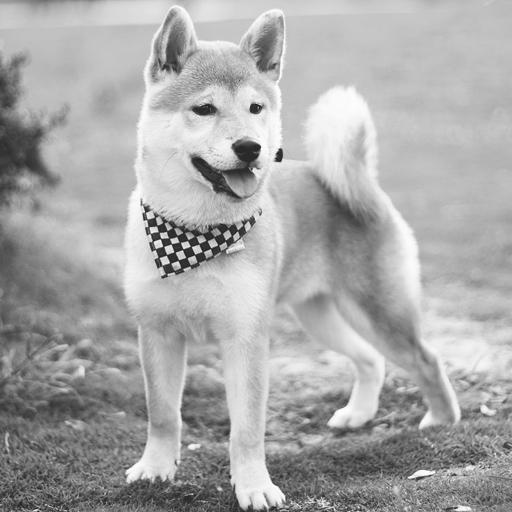
%> input picture LiQi_Image/work2/代码/test_gray.jpg, 512 x 512 px
$ octave dct_main.m   (GNU Octave 9; MATLAB toolbox functions it lacks are replaced by stand-ins)
%> lines starting %> are read from the running program, lines starting %| are printed output that depends on the picture
### LiQi_Image/work2/代码/my_dct.m
function Y=my_dct(X)
X=double(X);
[m,n]=size(X);
A = zeros(m);
for i = 0:m-1
    for j = 0:n-1
        if i == 0
            a = sqrt(1/m);
        else
            a = sqrt(2/m);
        end
        A(i+1,j+1) = a*cos((j+0.5)*pi*i/m);
    end
end
Y=A*X*A';

### LiQi_Image/work2/代码/ex3.m
function Y=ex3(X)
mask=[1 1 1 1 1 0 0 0
      1 1 1 1 0 0 0 0
      1 1 1 0 0 0 0 0
      1 1 0 0 0 0 0 0
      0 0 0 0 0 0 0 0
      0 0 0 0 0 0 0 0
      0 0 0 0 0 0 0 0
      0 0 0 0 0 0 0 0;];
X=double(X);
A = zeros(8);
for i = 0:7
    for j = 0:7
        if i == 0
            a = sqrt(1/8);
        else
            a = sqrt(2/8);
        end
        A(i+1,j+1) = a*cos((j+0.5)*pi*i/8);
    end
end
 Y=X.*mask;

### LiQi_Image/work2/代码/my_idct.m
function Y=my_idct(X)
X=double(X);
[m,n]=size(X);
A = zeros(m);
for i = 0:m-1
    for j = 0:m-1
        if i == 0
            a = sqrt(1/m);
        else
            a = sqrt(2/m);
        end
        A(i+1,j+1) = a*cos((j+0.5)*pi*i/m);
    end
end
Y=A'*X*A;

### LiQi_Image/work2/代码/RMSE.m
function f=RMSE(h1,h2)
s=size(size(h1));
if s(2)==2
    f1=h1;
    f2=h2;
else
    f1=rgb2gray(h1);
    f2=rgb2gray(h2);
end
G1=double(f1);
G2=double(f2);
[m1,n1]=size(G1);
[m2,n2]=size(G2);
m=min(m1,m2);
n=min(n1,n2);
c=0;
for i=1:m
    for j=1:n
        w=G1(i,j)-G2(i,j);
        c=c+w^2;
    end
end
f=sqrt(c/(m*n));

### LiQi_Image/work2/代码/dct_main.m
img = imread('test_gray.jpg');
%> img is the input picture: size 512x512 uint8; min 16, max 255, mean 169.1

% [6 lines of commented-out code are left out]

fun1=@(block_struct) my_dct(block_struct.data);%实验1&3使用的代码，实验1&3时取消注释该语句
fun2=@(block_struct) my_idct(block_struct.data);%实验1&3使用的代码，实验1&3时取消注释该语句
fun3=@(block_struct) ex3(block_struct.data);   %实验3使用的代码，实验3时取消注释该语句

imgdct = blockproc(img,[8,8],fun1);%分块，再作DCT变换       %实验1&3使用的代码，实验1&3时取消注释该语句
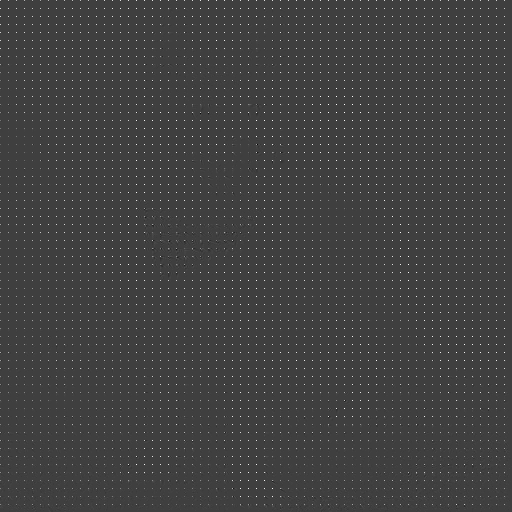
%> imgdct: size 512x512 double; min -669.9, max 2008, mean 21.1; drawn with min black and max white
imgdct=blockproc(imgdct,[8,8],fun3);%用ex3函数对DCT变换后的矩阵处理，保留有限个交流分量           %实验3使用的代码，实验3时取消注释该语句
imgidct = blockproc(imgdct,[8,8],fun2);%分块，再作IDCT变换  %实验1&3使用的代码，实验1&3时取消注释该语句
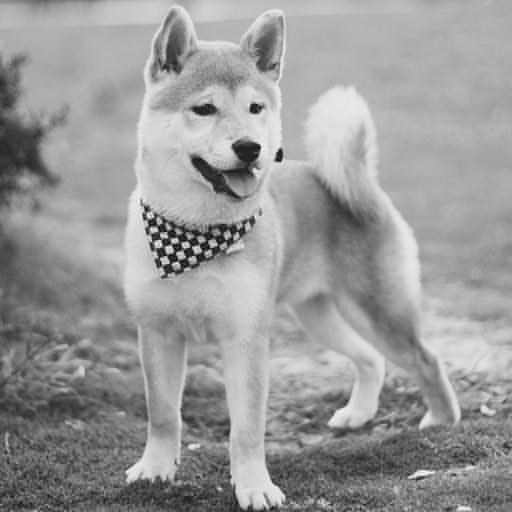
%> imgidct: size 512x512 double; min 3.57, max 277.2, mean 169.1; drawn with min black and max white

figure (1)
imshow(img);
title('原始图象')

figure(2)
A=uint8(imgdct);
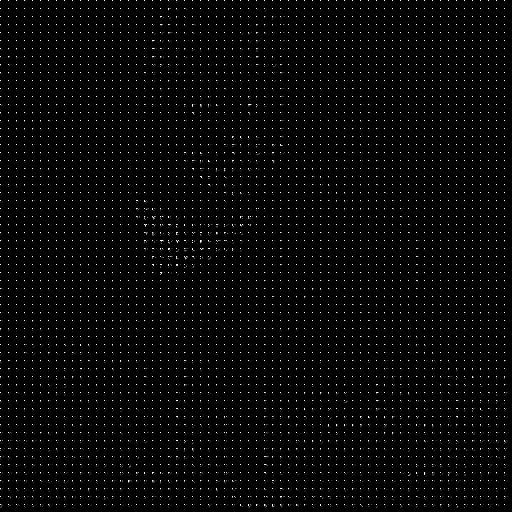
%> A: size 512x512 uint8; min 0, max 255, mean 5.6
imshow(A);
title('DCT变换图象');

figure(3)
B=uint8(imgidct);
imshow(B);
title('DCT逆变换图象');
f=RMSE(img,imgidct)             %计算均方根误差
%> (the run ends here)
